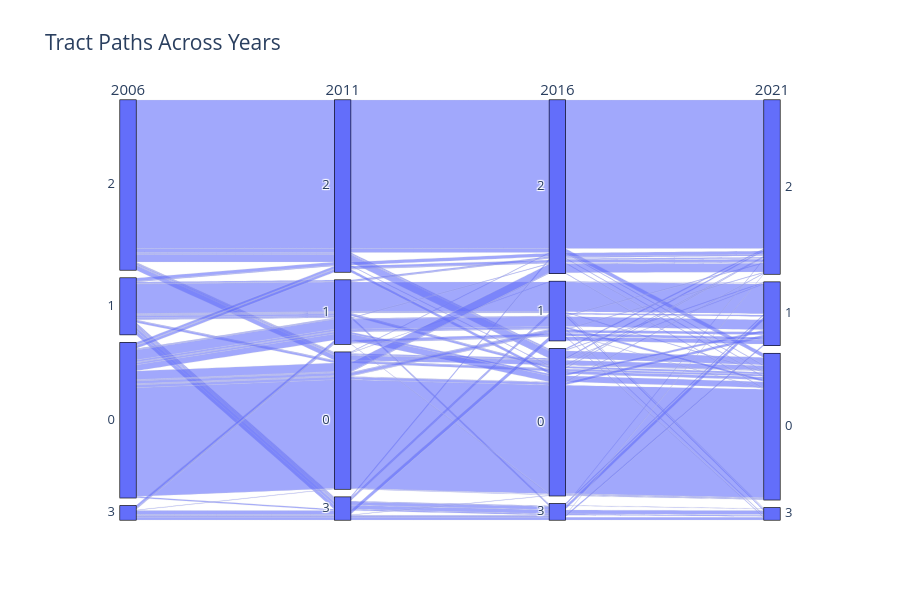

The notebook cell this image was saved under:
### Markdown cell above
Now it's time to start interpreting the cluster assignments! parallel_plot shows a Sankey diagram of each path's cluster assignments over time.

### Code cell
figure = pc2.parallel_plot(network_table,'cluster_assignment', years,height=600)
figure.show()

### Figure 1 — Plotly figure (JSON) as saved in the notebook; plotly's stock layout.template omitted (floating-point values rounded to 4 significant figures; data arrays with more than 128 entries replaced by an {"elided": "..."} marker saying what was removed)
{"data": [{"dimensions": [{"label": "2006", "values": {"elided": "587 int values"}}, {"label": "2011", "values": {"elided": "587 int values"}}, {"label": "2016", "values": {"elided": "587 int values"}}, {"label": "2021", "values": {"elided": "587 int values"}}], "domain": {"x": [0, 1], "y": [0, 1]}, "name": "", "type": "parcats"}], "layout": {"font": {"size": 15}, "height": 600, "legend": {"tracegroupgap": 0}, "title": {"text": "Tract Paths Across Years"}}}
